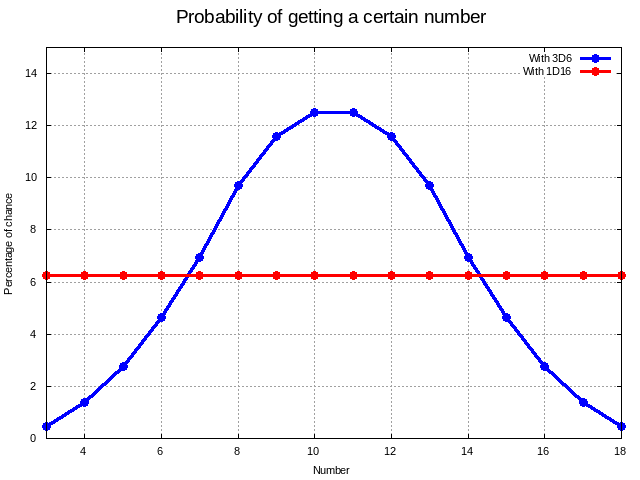

This chart was generated by the following gnuplot code:
#-------------------
# General parameters
#-------------------
set datafile separator ';'
set terminal png font "arial,8"

#-------------------
# Line styles and axis labels
#-------------------
set grid
set style line 1 linecolor 'blue' linetype 7 linewidth 3
set style line 2 linecolor 'red' linetype 7 linewidth 3
set style line 3 linecolor 'grey' linewidth 1
set style line 4 linecolor 'black' linewidth 1

set xlabel 'Number'
show xlabel

set ylabel 'Percentage of chance'
show ylabel

set xrange [3:18]

#-------------------
# First schema : 3D6 vs 1D16
#-------------------
set output '3D6.png'
set title "Probability of getting a certain number" font "arial,14"

# Geometry
set yrange [0:15]

# Draw vertical lines => no use replaced by "set grid"
#set arrow from 5, graph 0 to 5, graph 1 nohead ls 3
#set arrow from 10, graph 0 to 10, graph 1 nohead ls 3
#set arrow from 15, graph 0 to 15, graph 1 nohead ls 3

# Plot file values + draw horizontal lines
plot '3D6.csv' using 1:2 title "With 3D6"  with linespoints ls 1, \
     '3D6.csv' using 1:3 title "With 1D16" with linespoints ls 2

#-------------------
# Second schema : Under-threshold
#-------------------
set output 'under-threshold.png'
set title "Probability of rolling under - or equal to - a certain threshold" font "arial,14"

# Geometry
set yrange [0:115]

# Plot file values + draw horizontal lines
plot '3D6.csv' using 1:4 title "With 3D6"  with linespoints ls 1, \
     '3D6.csv' using 1:5 title "With 1D16" with linespoints ls 2, \
     100 notitle ls 4

#-------------------
# Thrid schema : above-threshold
#-------------------
set output 'above-threshold.png'
set title "Probability of rolling above - or equal to - a certain threshold" font "arial,14"

# Plot file values + draw horizontal lines
plot '3D6.csv' using 1:6 title "With 3D6"  with linespoints ls 1, \
     '3D6.csv' using 1:7 title "With 1D16" with linespoints ls 2, \
     100 notitle ls 4
